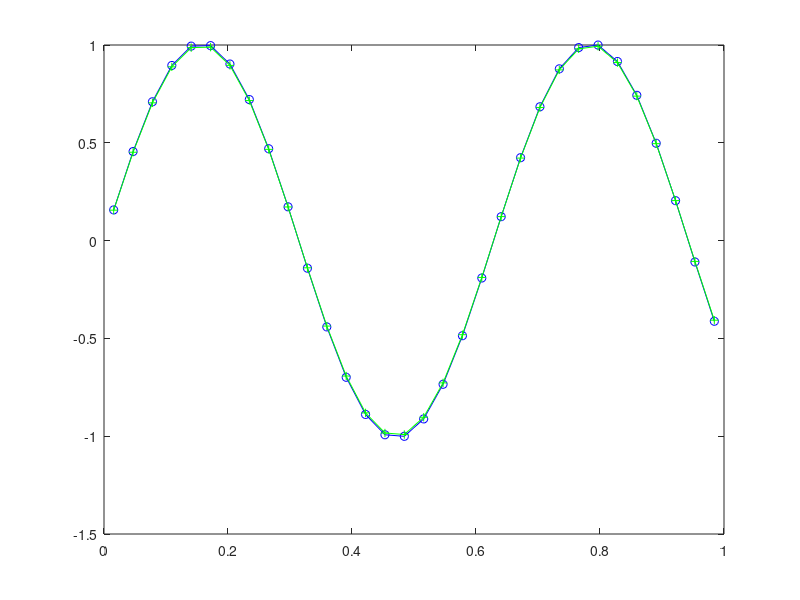

The MATLAB source for this figure:
clear all;colormap jet;

%   Пример области для nx = 5
%   Плюсами обозначены узлы и расположенные в них неизвестные q_i
%   Кружками обозначены центры ячеек и расположенные в них неизвестные y_i
%
%       y0      y1      y2      y3      y4
%   +---o---+---o---+---o---+---o---+---o---+
%   q0      q1      q2      q3      q4      q5
%

function res = u(x)
  res = sin(10*x);
end

function res = f(x) % f = -u''
  res = 100*sin(10*x);
end

Lx = 1;                   % Длина отрезка
nx = 32;                  % Число отрезков (ячеек сетки), на которые разбит исходный
dx = Lx/nx;               % Шаг сетки (длина маленького отрезка)
x  = dx/2 : dx : Lx-dx/2; % Координаты центров ячеек сетки
u0 = u(0);                % Граничное условие слева
u1 = u(Lx);               % Граничное условие справа

y  = 0*ones(nx,1);        % Численное решение: значения в ячейках
b  = 0*ones(nx,1);        % Вектор правой части:
A  = 0*ones(nx,nx);       % Матрица системы

tic
% Цикл по ячейкам. Каждой соответствует строка в матрице
for i = 1:nx
  A(i,i) = 2; % Диагональный элемент
  if i == 1 || i == nx
    A(i,i) = 3;
  endif
  if i > 1
    A(i,i-1) = -1; % Нижнедиагональный элемент
  endif
  if i < nx
    A(i,i+1) = -1; % Верхнедиагональный элемент
  endif
  b(i,1) += f((i-1/2)*dx) * dx^2; % Правая часть
endfor
b(1) += 2*u0;   % Вклад левого граничного условия
b(end) += 2*u1; % Вклад правого граничного условия

y = A\b; % Решаем линейную систему Ay = b, то есть y = A^{-1}*b
toc
plot(x, y, '-bo', x, u(x), '-g+');
drawnow;

% Задание: вычислить максимальный модуль ошибки в ячейках




